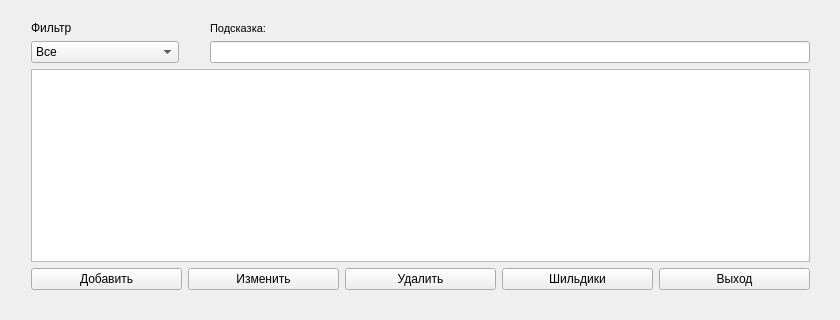
<?xml version="1.0" encoding="UTF-8"?>
<ui version="4.0">
 <class>MainWindow</class>
 <widget class="QMainWindow" name="MainWindow">
  <property name="geometry">
   <rect>
    <x>0</x>
    <y>0</y>
    <width>840</width>
    <height>320</height>
   </rect>
  </property>
  <property name="sizePolicy">
   <sizepolicy hsizetype="Fixed" vsizetype="Fixed">
    <horstretch>0</horstretch>
    <verstretch>0</verstretch>
   </sizepolicy>
  </property>
  <property name="windowTitle">
   <string>MainWindow</string>
  </property>
  <widget class="QWidget" name="centralWidget">
   <widget class="QWidget" name="layoutWidget">
    <property name="geometry">
     <rect>
      <x>20</x>
      <y>10</y>
      <width>801</width>
      <height>291</height>
     </rect>
    </property>
    <layout class="QVBoxLayout" name="verticalLayout_3">
     <item>
      <layout class="QHBoxLayout" name="horizontalLayout">
       <item>
        <layout class="QVBoxLayout" name="verticalLayout">
         <item>
          <widget class="QLabel" name="label">
           <property name="text">
            <string>Фильтр</string>
           </property>
          </widget>
         </item>
         <item>
          <widget class="QComboBox" name="filter">
           <property name="sizePolicy">
            <sizepolicy hsizetype="Maximum" vsizetype="Fixed">
             <horstretch>0</horstretch>
             <verstretch>0</verstretch>
            </sizepolicy>
           </property>
           <item>
            <property name="text">
             <string>Все</string>
            </property>
           </item>
           <item>
            <property name="text">
             <string>Название:</string>
            </property>
           </item>
           <item>
            <property name="text">
             <string>Описание содержит:</string>
            </property>
           </item>
           <item>
            <property name="text">
             <string>Категория:</string>
            </property>
           </item>
           <item>
            <property name="text">
             <string>Расположение:</string>
            </property>
           </item>
           <item>
            <property name="text">
             <string>URL содержит:</string>
            </property>
           </item>
          </widget>
         </item>
        </layout>
       </item>
       <item>
        <spacer name="horizontalSpacer">
         <property name="orientation">
          <enum>Qt::Horizontal</enum>
         </property>
         <property name="sizeType">
          <enum>QSizePolicy::Preferred</enum>
         </property>
         <property name="sizeHint" stdset="0">
          <size>
           <width>25</width>
           <height>17</height>
          </size>
         </property>
        </spacer>
       </item>
       <item>
        <layout class="QVBoxLayout" name="verticalLayout_2">
         <item>
          <widget class="QLabel" name="hint">
           <property name="sizePolicy">
            <sizepolicy hsizetype="Maximum" vsizetype="Preferred">
             <horstretch>0</horstretch>
             <verstretch>0</verstretch>
            </sizepolicy>
           </property>
           <property name="font">
            <font>
             <pointsize>8</pointsize>
            </font>
           </property>
           <property name="text">
            <string>Подсказка:</string>
           </property>
          </widget>
         </item>
         <item>
          <widget class="QLineEdit" name="filter_text"/>
         </item>
        </layout>
       </item>
      </layout>
     </item>
     <item>
      <widget class="QTableView" name="results"/>
     </item>
     <item>
      <layout class="QHBoxLayout" name="horizontalLayout_2">
       <item>
        <widget class="QPushButton" name="bAdd">
         <property name="text">
          <string>Добавить</string>
         </property>
        </widget>
       </item>
       <item>
        <widget class="QPushButton" name="bEdit">
         <property name="text">
          <string>Изменить</string>
         </property>
        </widget>
       </item>
       <item>
        <widget class="QPushButton" name="bDelete">
         <property name="text">
          <string>Удалить</string>
         </property>
        </widget>
       </item>
       <item>
        <widget class="QPushButton" name="bPrint">
         <property name="text">
          <string>Шильдики</string>
         </property>
        </widget>
       </item>
       <item>
        <widget class="QPushButton" name="bExit">
         <property name="text">
          <string>Выход</string>
         </property>
        </widget>
       </item>
      </layout>
     </item>
    </layout>
   </widget>
  </widget>
 </widget>
 <layoutdefault spacing="6" margin="11"/>
 <resources/>
 <connections/>
</ui>
